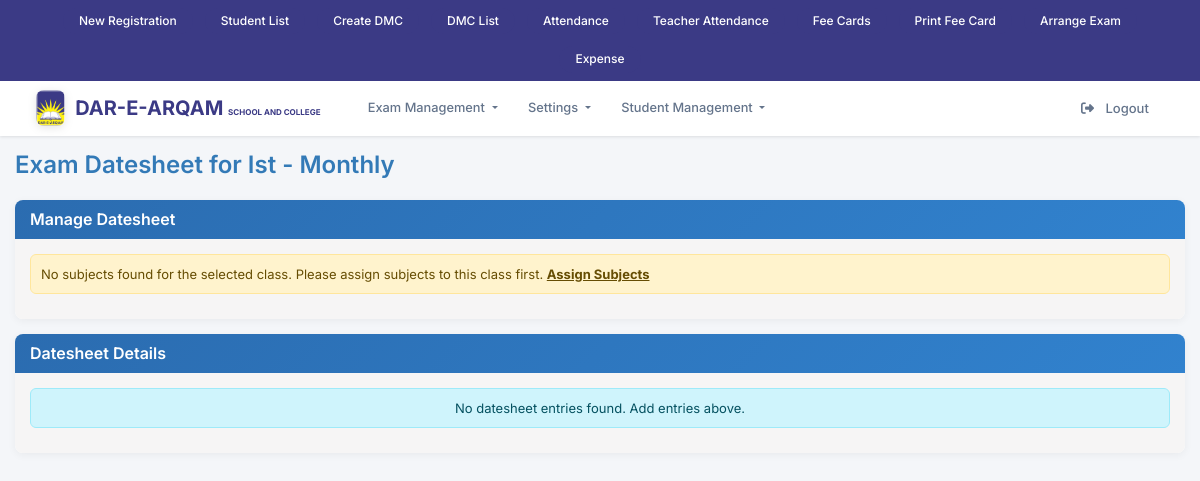
The page /datesheet.php?exam_id=1&class_id=1&exam_type=Monthly (signed in) on the database its author committed.
### tables this page shows
CREATE TABLE `modules` (
  `id` int(11) NOT NULL,
  `parent_id` int(11) DEFAULT NULL,
  `title` varchar(100) NOT NULL,
  `url` varchar(255) NOT NULL DEFAULT '#',
  `description` varchar(255) DEFAULT NULL,
  `status` tinyint(1) DEFAULT 1,
  `created_at` timestamp NOT NULL DEFAULT current_timestamp(),
  `type` enum('Parent','Child') NOT NULL DEFAULT 'Parent'
);

CREATE TABLE `classes` (
  `id` int(11) NOT NULL,
  `course_id` int(11) DEFAULT NULL,
  `title` varchar(255) NOT NULL,
  `dated` date NOT NULL DEFAULT current_timestamp(),
  `status` int(11) DEFAULT NULL
);

### datesheet.php (the view, shortened to what this page needs)
<?php
require_once('conn_inc.php');
function getExamDetails($conn, $arrange_exam_id, $class_id) {
    $data = ['exam' => [], 'class' => []];
    $stmt = $conn->prepare("
        SELECT ae.id, ae.exam_type_id, ae.start_date, et.title AS exam_type_title
        FROM arrange_exam ae
        JOIN exam_types et ON ae.exam_type_id = et.id
        WHERE ae.id = ? AND ae.class_id = ?
    ");
    $stmt->bind_param("ii", $arrange_exam_id, $class_id);
    if ($stmt->execute()) {
        $result = $stmt->get_result();
        $data['exam'] = $result->fetch_assoc();
    }
    $stmt = $conn->prepare("SELECT id, title FROM classes WHERE id = ?");
    $stmt->bind_param("i", $class_id);
    if ($stmt->execute()) {
        $result = $stmt->get_result();
        $data['class'] = $result->fetch_assoc();
    }
    return $data;
}
function getSubjectsForClass($conn, $class_id) {
    $subjects = [];
    $stmt = $conn->prepare("
        SELECT sc.id AS subject_class_id, s.id AS subject_id, s.title, s.type
        FROM subjects s
        JOIN subject_class sc ON s.id = sc.subject_id
        WHERE sc.class_id = ?
        ORDER BY s.title
    ");
    $stmt->bind_param("i", $class_id);
    $stmt->execute();
    $result = $stmt->get_result();
    if ($result->num_rows === 0) {
        return [];
    }
    return $subjects;
}
function getDatesheet($conn, $arrange_exam_id) {
    $datesheet = [];
    return $datesheet;
}
$arrange_exam_id = isset($_GET['exam_id']) ? intval($_GET['exam_id']) : 0;
$class_id = isset($_GET['class_id']) ? intval($_GET['class_id']) : 0;
$exam_type_title = isset($_GET['exam_type']) ? htmlspecialchars($_GET['exam_type']) : '';
$details = getExamDetails($conn, $arrange_exam_id, $class_id);
$class = $details['class'];
$subjects = getSubjectsForClass($conn, $class_id);
$datesheet = getDatesheet($conn, $arrange_exam_id);
?>
<!DOCTYPE html>
<html lang="en">
<head>
</head>
<body>
<?php require_once('navbar.php'); ?>
<div class="container">
    <div class="row">
        <div class="col-md-12">
            <h3 class="exam-title">
                Exam Datesheet for <?php echo htmlspecialchars($class['title']); ?> - <?php echo htmlspecialchars($exam_type_title); ?>
            </h3>
            <div class="panel panel-primary">
                <div class="panel-heading">
                    <h3 class="panel-title">Manage Datesheet</h3>
                </div>
                <div class="panel-body">
                    <?php if (empty($subjects)): ?>
                        <div class="alert alert-warning">
                            No subjects found for the selected class. Please assign subjects to this class first.
                            <a href="assign_subjects.php?class_id=<?php echo $class_id; ?>" class="alert-link">Assign Subjects</a>
                        </div>
                    <?php endif; ?>
                </div>
            </div>
            <div class="panel panel-info">
                <div class="panel-heading">
                    <h3 class="panel-title">Datesheet Details</h3>
                </div>
                <div class="panel-body">
                    <?php if (!empty($datesheet)): ?>
                        <div class="table-responsive">
                            <table class="table table-bordered table-striped table-hover">
                                <thead>
                                    <tr>
                                        <th style="width: 5%;">S.No</th>
                                        <th style="width: 30%;">Subjects</th>
                                        <th style="width: 20%;">Start Date</th>
                                        <th style="width: 20%;">Start Time</th>
                                        <th style="width: 20%;">End Time</th>
                                        <th style="width: 5%;">Actions</th>
                                    </tr>
                                </thead>
                                <tbody>
                                    <?php $counter = 1; ?>
                                    <?php foreach ($datesheet as $ds): ?>
                                        <tr class="subject-row">
                                            <td class="subject-sno"><?php echo $counter++; ?></td>
                                            <td class="subject-title"><?php echo formatSubjectTitle($ds); ?></td>
                                            <?php if ($ds['type'] !== 'composite'): ?>
                                                <td><?php echo htmlspecialchars($ds['start_date'] ?? ''); ?></td>
                                                <td><?php echo htmlspecialchars($ds['start_time'] ?? ''); ?></td>
                                                <td><?php echo htmlspecialchars($ds['end_time'] ?? ''); ?></td>
                                                <td>
                                                    <form method="post" action="" style="display: inline;">
                                                        <input type="hidden" name="csrf_token" value="<?php echo $_SESSION['csrf_token']; ?>">
                                                        <input type="hidden" name="action" value="delete">
                                                        <input type="hidden" name="delete_id" value="<?php echo $ds['id']; ?>">
                                                        <button type="submit" class="btn btn-xs btn-danger action-btn"
                                                                onclick="return confirm('Are you sure you want to delete this datesheet entry?')">
                                                            <span class="glyphicon glyphicon-trash"></span>
                                                        </button>
                                                    </form>
                                                </td>
                                            <?php else: ?>
                                                <td></td><td></td><td></td><td></td>
                                            <?php endif; ?>
                                        </tr>
                                        <?php if ($ds['type'] === 'composite'): ?>
                                            <?php foreach ($ds['sub_subjects'] as $sub_ds): ?>
                                                <tr class="sub-subject-row">
                                                    <td></td>
                                                    <td><?php echo htmlspecialchars($sub_ds['sub_subject_title'] ?? 'Untitled Sub-Subject'); ?></td>
                                                    <td><?php echo htmlspecialchars($sub_ds['start_date'] ?? ''); ?></td>
                                                    <td><?php echo htmlspecialchars($sub_ds['start_time'] ?? ''); ?></td>
                                                    <td><?php echo htmlspecialchars($sub_ds['end_time'] ?? ''); ?></td>
                                                    <td>
                                                        <form method="post" action="" style="display: inline;">
                                                            <input type="hidden" name="csrf_token" value="<?php echo $_SESSION['csrf_token']; ?>">
                                                            <input type="hidden" name="action" value="delete">
                                                            <input type="hidden" name="delete_id" value="<?php echo $sub_ds['id']; ?>">
                                                            <button type="submit" class="btn btn-xs btn-danger action-btn"
                                                                    onclick="return confirm('Are you sure you want to delete this sub-subject datesheet entry?')">
                                                                <span class="glyphicon glyphicon-trash"></span>
                                                            </button>
                                                        </form>
                                                    </td>
                                                </tr>
                                            <?php endforeach; ?>
                                        <?php endif; ?>
                                    <?php endforeach; ?>
                                </tbody>
                            </table>
                        </div>
                    <?php else: ?>
                        <div class="alert alert-info text-center">
                            No datesheet entries found. Add entries above.
                        </div>
                    <?php endif; ?>
                </div>
            </div>
        </div>
    </div>
</div>
</body>
</html>

### navbar.php (shortened to what this page needs)
<?php
require_once('conn_inc.php');
$user_id = $_SESSION['user_id'] ?? 0;
$role_modules = [];
if ($user_id) {
    $qry = "
        SELECT m.id, m.parent_id, m.title, m.url
        FROM role_modules rm
        INNER JOIN modules m ON rm.module_id = m.id
        INNER JOIN users u ON rm.role_id = u.role_id
        WHERE u.id = ?
        ORDER BY m.parent_id, m.title
    ";
    $stmt = $conn->prepare($qry);
    $stmt->bind_param("i", $user_id);
    $stmt->execute();
    $res = $stmt->get_result();
    while ($row = $res->fetch_assoc()) {
        $parent_id = $row['parent_id'] ?? 0;
        if ($parent_id == 0) {
            if (!isset($role_modules[$row['id']])) {
                $role_modules[$row['id']] = [
                    'title' => $row['title'],
                    'url' => $row['url'] ?? '#',
                    'children' => []
                ];
            }
        } else {
            $role_modules[$parent_id]['children'][] = [
                'title' => $row['title'],
                'url' => $row['url'] ?? '#'
            ];
        }
    }
}
?>
<link href="https://cdn.jsdelivr.net/npm/bootstrap@5.3.3/dist/css/bootstrap.min.css" rel="stylesheet">
<link href="https://cdnjs.cloudflare.com/ajax/libs/font-awesome/6.5.0/css/all.min.css" rel="stylesheet">
<div class="top-quick-bar" style="background-color: #3b3a85 !important;">
  <div class="quick-links-horizontal">
    <a href="student_registration.php" class="quick-link-horizontal-btn">
      New Registration
    </a>
    <a href="student_list.php" class="quick-link-horizontal-btn">
      Student List
    </a>
    <a href="create_dmcs.php" class="quick-link-horizontal-btn">
      Create DMC
    </a>
    <a href="dmc_list.php" class="quick-link-horizontal-btn">
      DMC List
    </a>
    <a href="attendance_class.php" class="quick-link-horizontal-btn">
      Attendance
    </a>
    <a href="users_attendance.php" class="quick-link-horizontal-btn">
      Teacher Attendance
    </a>
    <a href="fee_card_create_monthly.php" class="quick-link-horizontal-btn">
      Fee Cards
    </a>
    <a href="student_feecards.php" class="quick-link-horizontal-btn">
      Print Fee Card
    </a>
    <a href="arrange_exam.php" class="quick-link-horizontal-btn">
      Arrange Exam
    </a>
    <a href="expense.php" class="quick-link-horizontal-btn">
      Expense
    </a>
  </div>
</div>
<nav class="navbar navbar-expand-lg navbar-light sticky-top">
  <div class="container-fluid">
    <div class="navbar-main-content">
      <a class="navbar-brand" href="index.php">
        <img src="logo2.png" alt="Logo">
        <div class="brand-text"><span style="font-size:20px;color: #16253e !important;">DAR-E-ARQAM <small>SCHOOL AND COLLEGE</small></span> </div>
      </a>
      <div class="collapse navbar-collapse" id="mainNavbar">
        <ul class="navbar-nav me-auto mb-2 mb-lg-0">
          <?php foreach ($role_modules as $module_id => $module): ?>
            <?php
            $is_dropdown = !empty($module['children']);
            $module_title = isset($module['title']) ? $module['title'] : '';
            $module_url = isset($module['url']) ? $module['url'] : '#';
            ?>
            <li class="nav-item <?php echo $is_dropdown ? 'dropdown' : ''; ?>">
              <?php if (!$is_dropdown && !empty($module_title) && !empty($module_url) && $module_url != '#'): ?>
                <a class="nav-link <?php echo $module_url === 'index.php' ? 'active' : ''; ?>" href="<?php echo htmlspecialchars($module_url); ?>">
                  <?php echo htmlspecialchars($module_title); ?>
                </a>
              <?php elseif ($is_dropdown && !empty($module_title)): ?>
                <a class="nav-link dropdown-toggle" href="#" id="<?php echo htmlspecialchars(strtolower(str_replace(' ', '', $module_title))); ?>Dropdown" role="button" data-bs-toggle="dropdown">
                  <?php echo htmlspecialchars($module_title); ?>
                </a>
              <?php endif; ?>
            </li>
          <?php endforeach; ?>
        </ul>
        <ul class="navbar-nav ms-auto">
          <li class="nav-item">
            <a class="nav-link btn btn-logout rounded-5" href="logout.php">
              <i class="fa-solid fa-right-from-bracket me-2"></i>
              Logout
            </a>
          </li>
        </ul>
      </div>
    </div>
  </div>
</nav>

### rows shown on the page
modules: title "Exam Management"
modules: title "Student Management"
classes: title "Ist"

### other values the page prints
$module_title "Settings"
$exam_type_title "Monthly"
